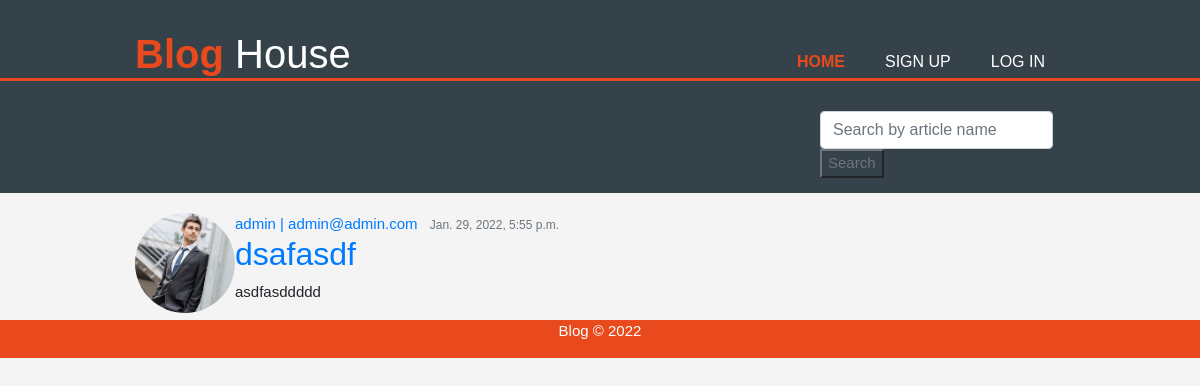
Page /?page=2 on the earlier database version.
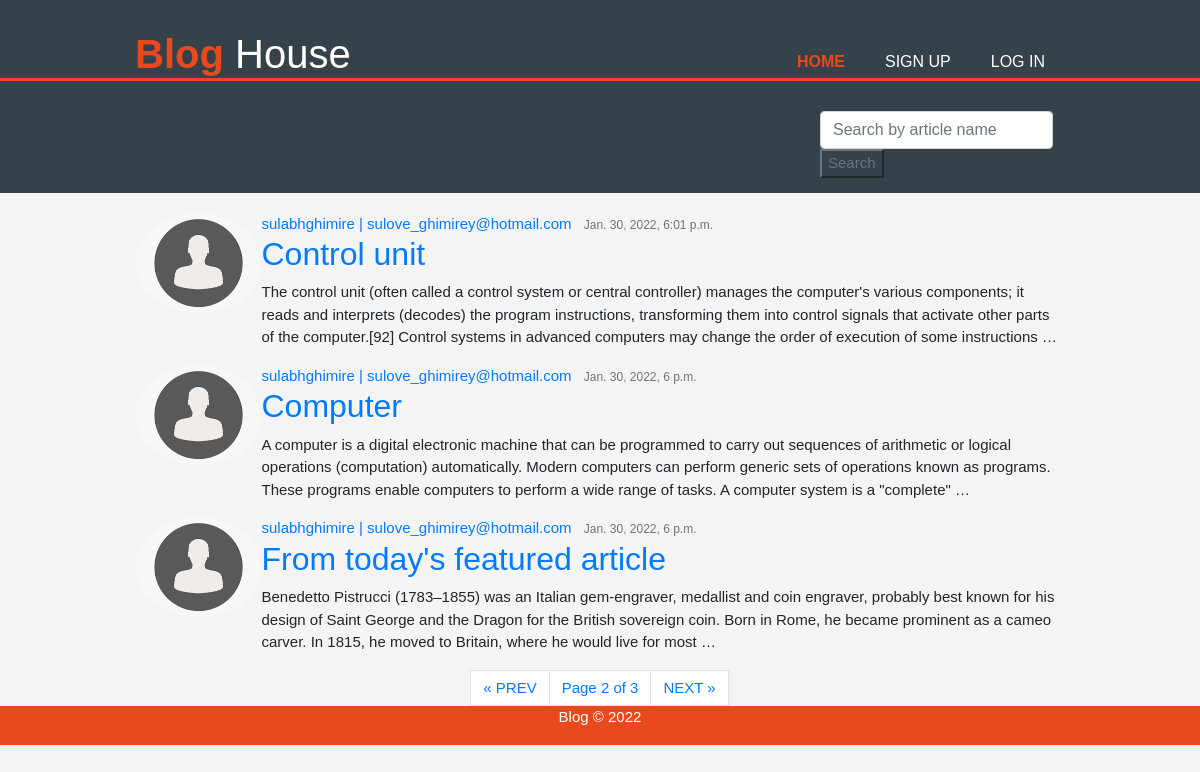
Same page on the later database version.
### blog/models.py (models this page shows, shortened)
class Article(models.Model):
    author      = models.ForeignKey(User, on_delete=models.CASCADE)
    title       = models.CharField(max_length=30, null=False, blank=False)
    content     = models.TextField(null=False, blank=False)
    date_created= models.DateTimeField(auto_now_add=True)
    updated_date= models.DateTimeField(auto_now=True)

### accounts/models.py (models this page shows, shortened)
class CustomUser(AbstractUser):
    date_o_b    = models.DateField(blank=False, null=False)
    bio         = models.TextField(blank=False, null=False)
    REQUIRED_FIELDS = ['email', 'date_o_b', 'bio']
    def __str__(self):
        return f'{self.username} | {self.email}'

class Profile(models.Model):
    user    = models.OneToOneField(CustomUser, on_delete=models.CASCADE)
    pic     = models.ImageField(default='default_pic.png', upload_to='profile_pics')

### blog/views.py (the view)
# urls.py: path('', homepage, name="home"),
def homepage(request):
    Number_of_objects_in_page = 3
    articles    = Article.objects.all().order_by('-date_created')
    paginator   = Paginator(articles, Number_of_objects_in_page)
    page        = request.GET.get('page')
    try:
        articles = paginator.page(page)
    except PageNotAnInteger:
        articles = paginator.page(1)
    except EmptyPage:
        articles = paginator.page(paginator.num_pages)
    context     = {
        'posts'  : articles,
    }
    return render(request, 'blog/home.html', context)

### blog/templates/blog/home.html
{% extends 'blog/base.html' %}
{% block content %}
    {% for article in posts %}
        <article class="media content-section">
            <img class="rounded-circle article-img" src="{{ article.author.profile.pic.url }}">
            <div class="media-body">
            <div class="article-metadata">
                <a class="mr-2" href="{% url 'profile' article.author.pk %}">{{article.author}}</a>
                <small class="text-muted">{{article.date_created}}</small>
            </div>
            <h2><a class="article-title" href="{% url 'article_details' article.pk %}">{{article.title}}</a></h2>
            <p class="article-content">{{article.content|truncatewords:50}}</p>
            </div>
        </article>
    {% endfor %}
{% endblock content %}

### blog/templates/blog/base.html (shortened to what this page needs)
{% load static %}
<!DOCTYPE html >
    <head>
        <link rel="stylesheet" href="https://maxcdn.bootstrapcdn.com/bootstrap/4.0.0/css/bootstrap.min.css">
        <link rel="stylesheet" type="text/css" href="{% static 'css/style.css' %}" >
    </head>
    <body>
        <header>
         <div class="container">
             <div id="branding" >
                <h1><span class="highlight">Blog</span> House</h1>
             </div>
             <nav>
                 <ul>
                     <li class="current"><a href="{% url 'home' %}">Home </a> </li>
                     {% if user.is_authenticated %}
                     <li><a href="{% url 'profile' user.pk %}">My Profile</a></li>
                     <li><a href="{% url 'post' %}">Post</a></li>
                     <li><a href="{% url 'log_out' %}">Log Out</a></li>
                     {% else %}
                     <li><a href="{% url 'register' %}">Sign Up</a></li>
                     <li><a href="{% url 'login' %}">Log In</a></li>
                     {% endif %}
                </ul>
             </nav>
         </div>
        </header>
        <section id="newsLetter">
            <div class="container">
                <form method=POST action="{% url 'search' %}">
                    <input placeholder="Search by article name" class="form-control me-2" type="search" name="searched">
                    <button class="btn-outline-secondary" type="submit">Search</button>
                </form>
            </div>
        </section>
        <section id="boxes">
            <div class="container">
                 {% block content %}
                 {% endblock content %}
            </div>
            <div class="container">
                {% if posts.has_other_pages %}
                        <ul class="pagination justify-content-center">
                        {% if posts.has_previous %}
                            <li><a href="?page={{ posts.previous_page_number }}" class="page-link">&laquo; PREV </a></li>
                        {% endif %}
                            <li><a href="#" class="page-link">Page {{posts.number}} of {{posts.paginator.num_pages}}</a> </li>
                        {% if posts.has_next %}
                            <li><a href="?page={{ posts.next_page_number }}" class="page-link"> NEXT &raquo;</a></li>
                        {% endif %}
                        </ul>
                {% endif %}
            </div>
        </section>
        <footer>
            <div class="container">
            <p> Blog &copy; 2022</p>
            </div>
        </footer>
    </body>
</html>

### blog/static/css/style.css (style rules this page uses)
body { font-family: Arial, Helvetica, sans-serif; font-size: 15px; line-height: 1.5; margin: 0; padding: 0; background-color: #f4f4f4; }
.container { width: 80%; margin: auto; overflow: hidden; }
ul { margin: 0; padding: 0; }
header { background-color: #35424a; color: #ffffff; padding-top: 30px; min-height: 70px; border-bottom:#e8491d 3px solid; }
header a { color: #ffffff; text-decoration: none; text-transform: uppercase; font-size: 16px; }
header li { float: left; display: inline; padding: 0 20px 0 20px; }
header #branding { float: left; }
header #branding h1 { margin: 0; }
header nav { float: right; margin-top: 20px; }
header .highlight, header .current a { color: #e8491d; font-weight: bold; }
#newsLetter { background: #35424a; color: #ffffff; padding: 15px; }
#newsLetter form { float: right; margin-top: 15px; }
#boxes { margin-top: 20px; }
footer { background: #e8491d; color: #ffffff; text-align: center; }
img { height: 100px; width: auto; }

Differences in the rows shown:
no longer on this page (row unchanged): Article: author.profile.pic (picture), author "admin | admin@admin.com", date_created "Jan. 29, 2022, 5:55 p.m.", title "dsafasdf", content "asdfasddddd"
added Article: author.profile.pic (placeholder picture), author "sulabhghimire | sulove_ghimirey@hotmail.com", date_created "Jan. 30, 2022, 6:01 p.m.", title "Control unit", content "The control unit (often called a control system or central controller) manages the computer's various components; it reads and interprets (decodes) the program instructions, transforming them into control signals that activate other parts of the computer.[92] Control systems in advanced computers may change the order of execution of some instructions …"
added Article: author.profile.pic (placeholder picture), author "sulabhghimire | sulove_ghimirey@hotmail.com", date_created "Jan. 30, 2022, 6 p.m.", title "Computer", content "A computer is a digital electronic machine that can be programmed to carry out sequences of arithmetic or logical operations (computation) automatically. Modern computers can perform generic sets of operations known as programs. These programs enable computers to perform a wide range of tasks. A computer system is a \"complete\" …"
added Article: author.profile.pic (placeholder picture), author "sulabhghimire | sulove_ghimirey@hotmail.com", date_created "Jan. 30, 2022, 6 p.m.", title "From today's featured article", content "Benedetto Pistrucci (1783–1855) was an Italian gem-engraver, medallist and coin engraver, probably best known for his design of Saint George and the Dragon for the British sovereign coin. Born in Rome, he became prominent as a cameo carver. In 1815, he moved to Britain, where he would live for most …"
Other differences:
{{ posts.number }}: (not shown) → "2"
{{ posts.paginator.num_pages }}: (not shown) → "3"
text now shown: "« PREV Page of NEXT »"
